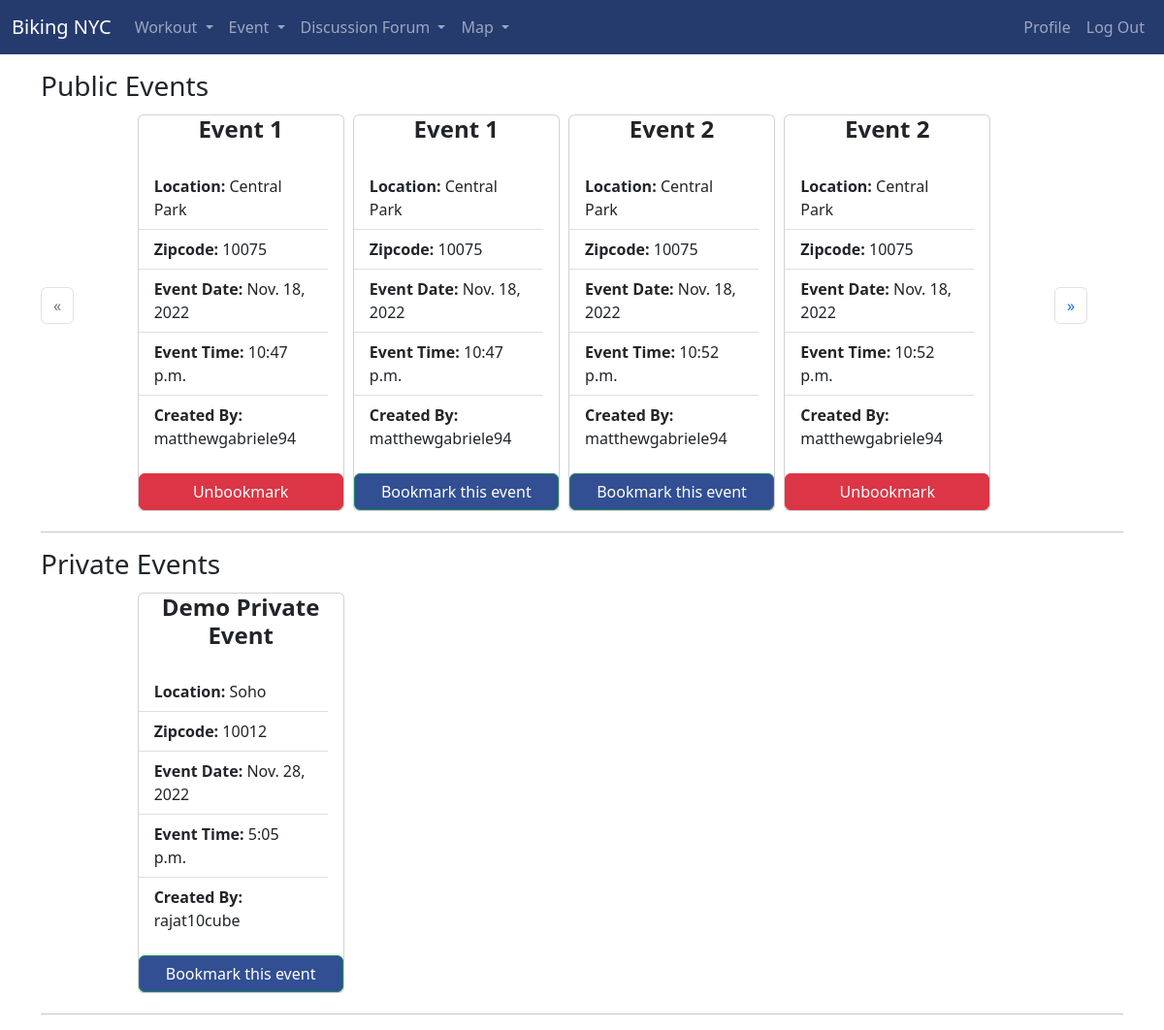
/browse_events (signed in), run on an earlier commit of the app's database.
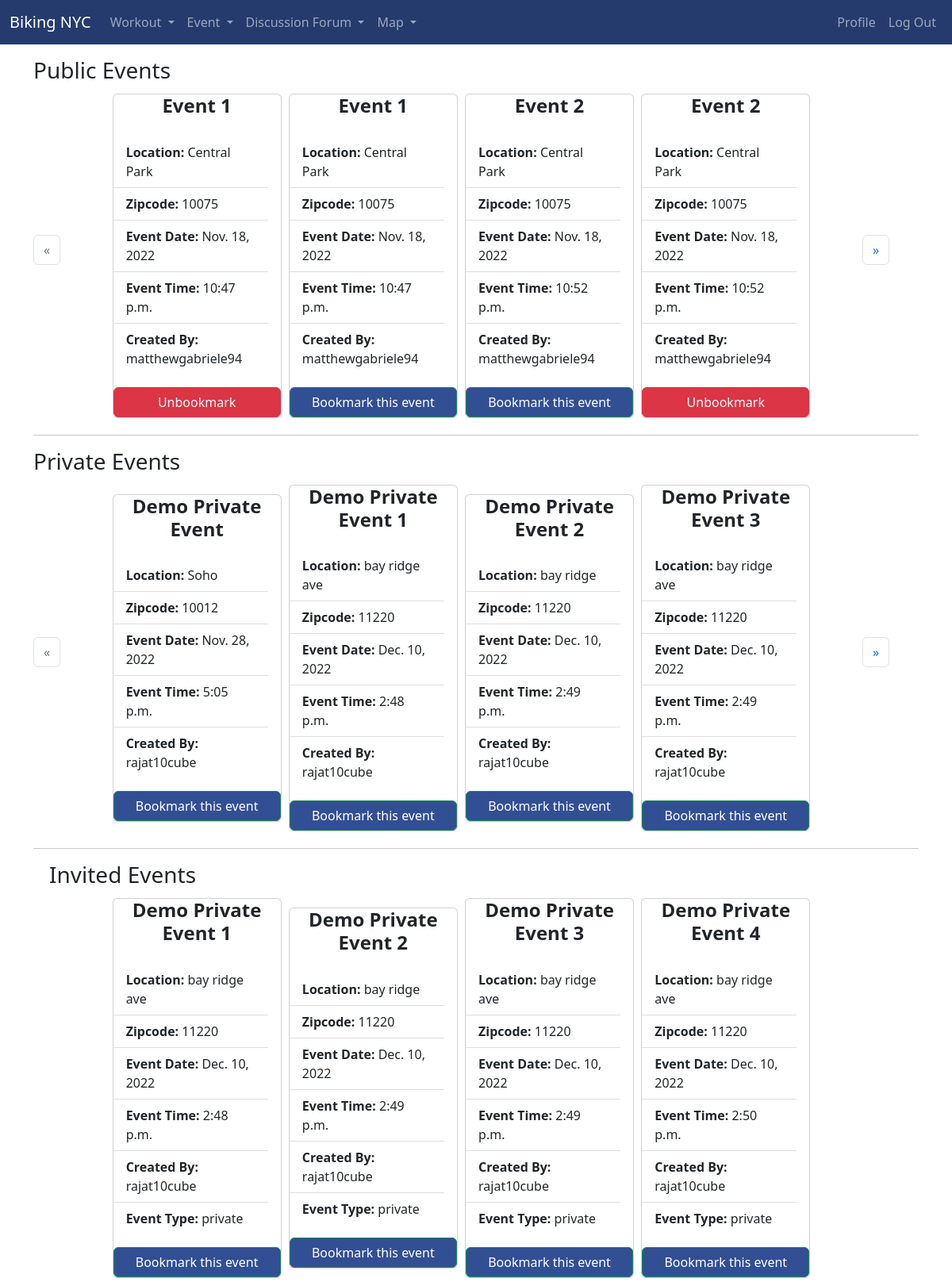
And on a later commit of the database.
### bikingapp/models.py (models this page shows, shortened)
class Event(models.Model):
    title = models.CharField(max_length=50)
    location = models.CharField(max_length=200)
    borough = models.CharField(
        max_length=20,
        choices=[
            ("manhattan", "Manhattan"),
            ("queens", "Queens"),
            ("bronx", "Bronx"),
            ("staten island", "Staten Island"),
            ("brooklyn", "Brooklyn"),
        ],
        default="Manhattan",
    )
    date = models.DateField(default=timezone.now)
    time = models.TimeField(default=timezone.now)
    date_created = models.DateTimeField(default=timezone.now)
    event_type = models.CharField(
        max_length=200,
        choices=[("public", "Public"), ("private", "Private")],
        default="Public",
    )
    description = models.CharField(max_length=500, null=True)
    created_by = models.CharField(max_length=100, default="user")
    zipcode = models.CharField(max_length=5, null=True)
    state = models.CharField(max_length=10, default="New York")

class EventFriendMgmt(models.Model):
    event = models.ForeignKey(Event, on_delete=models.SET_NULL, null=True, blank=True)
    friend = models.ForeignKey(
        CustomUser,
        related_name="friends2",
        on_delete=models.SET_NULL,
        null=True,
        blank=True,
    )

### bikingapp/views.py (the view)
# urls.py: path("browse_events", views.browse_events),
def browse_events(request):
    obj_public = models.Event.objects.order_by("id").filter(event_type="public")
    public_event_page = request.GET.get("public_event_page", 1)
    private_event_page = request.GET.get("private_event_page", 1)
    invited_event_page = request.GET.get("invited_event_page", 1)
    paginator = Paginator(obj_public, 4)
    try:
        obj_public = paginator.page(public_event_page)
    except PageNotAnInteger:
        obj_public = paginator.page(1)
    except EmptyPage:
        obj_public = paginator.page(paginator.num_pages)
    if request.user.is_anonymous:
        obj_invited = None
        obj_private = None
    else:
        obj_private = models.Event.objects.order_by("id").filter(
            event_type="private", created_by=request.user.username
        )
        obj_invited = models.EventFriendMgmt.objects.order_by("id").filter(
            friend=request.user
        )
        if obj_private:
            paginator1 = Paginator(obj_private, 4)
            try:
                obj_private = paginator1.page(private_event_page)
            except PageNotAnInteger:
                obj_private = paginator1.page(1)
            except EmptyPage:
                obj_private = paginator1.page(paginator1.num_pages)
        if obj_invited:
            paginator2 = Paginator(obj_invited, 4)
            try:
                obj_invited = paginator2.page(invited_event_page)
            except PageNotAnInteger:
                obj_invited = paginator2.page(1)
            except EmptyPage:
                obj_invited = paginator2.page(paginator2.num_pages)
    if request.user.is_anonymous:
        context = {"obj2": obj_public}
    else:
        bookmarked_events = models.BookmarkEvent.objects.filter(
            user=request.user
        ).values_list("event", flat=True)
        context = {
            "obj1": obj_private,
            "obj2": obj_public,
            "obj3": obj_invited,
            "bookmarked_events": bookmarked_events,
        }
    return render(request, "event/browse_events.html", context)

### bikingapp/models.py (called while the page is built)
    def __str__(self):
        return self.username

### bikingapp/templates/event/browse_events.html (shortened to what this page needs)
{% extends 'base.html' %}
{% block content %}
<div class="container" style="margin-top: 2vh;">
    <h3>Public Events</h3>
    <div class="row align-items-center">
        <div class="col-1">
            {% if obj2.has_other_pages %}
            <div>
                <ul class="pagination">
                    {% if obj2.has_previous %}
                    <li class="page-item"><a class="page-link"
                            href="?public_event_page={{ obj2.previous_page_number }}">&laquo;</a>
                    </li>
                    {% else %}
                    <li class="page-item disabled"><span class="page-link">&laquo;</span></li>
                    {% endif %}
                </ul>
            </div>
            {% endif %}
        </div>
        <div class="col-10">
            <div class="d-flex flex-wrap align-items-center space-between">
                {% for obj in obj2 %}
                <div class="card card-new" style="margin: 0.5%; max-width: 23%;min-width: 23%;">
                    <h4 class="card-title" style="text-align: center; text-transform: capitalize;">
                        <b>{{obj.title}}</b>
                    </h4>
                    <a href="/browse_events/{{obj.id}}" style="text-decoration: none; color: black;">
                        <ul class="card-body list-group list-group-flush">
                            <li class="list-group-item"><b>Location:</b> {{obj.location}}</li>
                            <li class="list-group-item"><b>Zipcode:</b> {{obj.zipcode}}</li>
                            <li class="list-group-item"><b>Event Date:</b> {{obj.date}}</li>
                            <li class="list-group-item"><b>Event Time:</b> {{obj.time}}</li>
                            <li class="list-group-item"><b>Created By:</b> {{obj.created_by}}</li>
                        </ul>
                    </a>
                    {% if bookmarked_events is not None %}
                    {% if obj.id not in bookmarked_events %}
                    <button data-event="{{obj.id}}" data-action="bookmark"
                        class="btn btn-success add-btn event-bookmark" style="background-color:#324f94;">Bookmark this
                        event</button>
                    {% else%}
                    <button data-event="{{obj.id}}" data-action="unbookmark"
                        class="btn btn-danger add-btn event-bookmark">Unbookmark</button>
                    {% endif %}
                    {% else %}
                    <a href="/login" class="btn btn-secondary">Login to Bookmark this event</a>
                    {% endif %}
                </div>
                {% endfor %}
            </div>
        </div>
        <div class="col-1">
            {% if obj2.has_other_pages %}
            <ul class="pagination">
                {% if obj2.has_next %}
                <li class="page-item"><a class="page-link"
                        href="?public_event_page={{ obj2.next_page_number }}">&raquo;</a>
                </li>
                {% else %}
                <li class="page-item disabled"><span class="page-link">&raquo;</span></li>
                {% endif %}
            </ul>
            {% endif %}
        </div>
    </div>
    <hr>
    {% if obj1 %}
    <h3>Private Events</h3>
    <div class="row align-items-center">
        <div class="col-1">
            {% if obj1.has_other_pages %}
            <div>
                <ul class="pagination">
                    {% if obj1.has_previous %}
                    <li class="page-item"><a class="page-link"
                            href="?private_event_page={{ obj1.previous_page_number }}">&laquo;</a>
                    </li>
                    {% else %}
                    <li class="page-item disabled"><span class="page-link">&laquo;</span></li>
                    {% endif %}
                </ul>
            </div>
            {% endif %}
        </div>
        <div class="col-10">
            <div class=" d-flex flex-wrap align-items-center space-between">
                {% for obj in obj1 %}
                <div class="card card-new" style="margin: 0.5%; max-width: 23%;min-width: 23%;">
                    <h4 class="card-title" style="text-align: center; text-transform: capitalize;">
                        <b>{{obj.title}}</b>
                    </h4>
                    <a href="/browse_events/{{obj.id}}" style="text-decoration: none; color: black;">
                        <ul class="card-body list-group list-group-flush">
                            <li class="list-group-item"><b>Location:</b> {{obj.location}}</li>
                            <li class="list-group-item"><b>Zipcode:</b> {{obj.zipcode}}</li>
                            <li class="list-group-item"><b>Event Date:</b> {{obj.date}}</li>
                            <li class="list-group-item"><b>Event Time:</b> {{obj.time}}</li>
                            <li class="list-group-item"><b>Created By:</b> {{obj.created_by}}</li>
                        </ul>
                    </a>
                    {% if obj.id not in bookmarked_events %}
                    <button data-event="{{obj.id}}" data-action="bookmark"
                        class="btn btn-success add-btn event-bookmark" style="background-color:#324f94;">Bookmark this
                        event</button>
                    {% else%}
                    <button data-event="{{obj.id}}" data-action="unbookmark"
                        class="btn btn-danger add-btn event-bookmark">Unbookmark</button>
                    {% endif %}
                </div>
                {% endfor %}
            </div>
        </div>
        <div class="col-1">
            {% if obj1.has_other_pages %}
            <ul class="pagination">
                {% if obj1.has_next %}
                <li class="page-item"><a class="page-link"
                        href="?private_event_page={{ obj1.next_page_number }}">&raquo;</a>
                </li>
                {% else %}
                <li class="page-item disabled"><span class="page-link">&raquo;</span></li>
                {% endif %}
            </ul>
            {% endif %}
        </div>
    </div>
    {% endif %}
    <hr>
    {% if obj3 %}
    <h3 style="margin-left: 20px;">Invited Events</h3>
    <div class="row align-items-center">
        <div class="col-10">
            <div class=" d-flex flex-wrap align-items-center space-between">
                {% for obj in obj3 %}
                <div class="card card-new" style="margin: 0.5%; max-width: 23%;min-width: 23%;">
                    <h4 class="card-title" style="text-align: center; text-transform: capitalize;">
                        <b>{{obj.event.title}}</b>
                    </h4>
                    <a href="/browse_events/{{obj.event.id}}" style="text-decoration: none; color: black;">
                        <ul class="card-body list-group list-group-flush">
                            <li class="list-group-item"><b>Location:</b> {{obj.event.location}}</li>
                            <li class="list-group-item"><b>Zipcode:</b> {{obj.event.zipcode}}</li>
                            <li class="list-group-item"><b>Event Date:</b> {{obj.event.date}}</li>
                            <li class="list-group-item"><b>Event Time:</b> {{obj.event.time}}</li>
                            <li class="list-group-item"><b>Created By:</b> {{obj.event.created_by}}</li>
                            <li class="list-group-item"><b>Event Type:</b> {{obj.event.event_type}}</li>
                        </ul>
                    </a>
                    {% if obj.event.id not in bookmarked_events %}
                    <button data-event="{{obj.event.id}}" data-action="bookmark"
                        class="btn btn-success add-btn event-bookmark" style="background-color:#324f94;">Bookmark this
                        event</button>
                    {% else%}
                    <button data-event="{{obj.event.id}}" data-action="unbookmark"
                        class="btn btn-danger add-btn event-bookmark">Unbookmark</button>
                    {% endif %}
                </div>
                {% endfor %}
            </div>
        </div>
    </div>
</div>
{% endif %}
{% endblock content %}

### bikingapp/templates/base.html (shortened to what this page needs)
<!doctype html>
<html lang="en">
<head>
  {% load static %}
  <link rel="stylesheet" href="{% static '/css/base.css' %}" />
  <link href="https://cdn.jsdelivr.net/npm/bootstrap@5.2.3/dist/css/bootstrap.min.css" rel="stylesheet"
>
</head>
<body>
  <header>
    <nav class="navbar navbar-expand-lg navbar-dark" style="background-color: #253b6e;">
      <div class="container-fluid">
        <a class="navbar-brand" href="/">Biking NYC</a>
        <div class="collapse navbar-collapse" id="navbarSupportedContent">
          <ul class="navbar-nav me-auto mb-2 mb-lg-0">
            <li class="nav-item dropdown">
              <a class="nav-link dropdown-toggle" href="" role="button" data-bs-toggle="dropdown" aria-expanded="false">
                Workout
              </a>
            </li>
            <li class="nav-item dropdown">
              <a class="nav-link dropdown-toggle" href="" role="button" data-bs-toggle="dropdown" aria-expanded="false">
                Event
              </a>
            </li>
            <li class="nav-item dropdown">
              <a class="nav-link dropdown-toggle" href="/post" role="button" data-bs-toggle="dropdown"
                aria-expanded="false">
                Discussion Forum
              </a>
            </li>
            <li class="nav-item dropdown">
              <a class="nav-link dropdown-toggle" href="/map" role="button" data-bs-toggle="dropdown"
                aria-expanded="false">
                Map
              </a>
          </ul>
          <ul class="navbar-nav ms-auto mb-2 mb-lg-0">
            {% if user.is_authenticated %}
            <li class="nav-item">
              <a class="nav-link" aria-current="page" href="{% url 'profile' user.username %}">Profile</a>
            </li>
            <li class="nav-item">
              <a class="nav-link" aria-current="page" href="/logout">Log Out</a>
            </li>
            {% endif %}
          </ul>
        </div>
      </div>
    </nav>
  </header>
  <div>
    {% block content %}
    {% endblock content%}
  </div>
</body>
</html>

### bikingapp/templates/base.html (style rules this page uses)
a { text-decoration: none; }

What changed in the data, as far as the page shows it:
added Event: title "Demo Private Event 1", location "bay ridge ave", zipcode "11220", date "Dec. 10, 2022", time "2:48 p.m.", created_by "rajat10cube", shown under "Private Events"
added Event: title "Demo Private Event 2", location "bay ridge", zipcode "11220", date "Dec. 10, 2022", time "2:49 p.m.", created_by "rajat10cube", shown under "Private Events"
added Event: title "Demo Private Event 3", location "bay ridge ave", zipcode "11220", date "Dec. 10, 2022", time "2:49 p.m.", created_by "rajat10cube", shown under "Private Events"
added EventFriendMgmt: event "Demo Private Event 1", event.location "bay ridge ave", event.zipcode "11220", event "Dec. 10, 2022", event.time "2:48 p.m.", event.created_by "rajat10cube", event.event_type "private"
added EventFriendMgmt: event "Demo Private Event 2", event.location "bay ridge", event.zipcode "11220", event "Dec. 10, 2022", event.time "2:49 p.m.", event.created_by "rajat10cube", event.event_type "private"
added EventFriendMgmt: event "Demo Private Event 3", event.location "bay ridge ave", event.zipcode "11220", event "Dec. 10, 2022", event.time "2:49 p.m.", event.created_by "rajat10cube", event.event_type "private"
added EventFriendMgmt: event "Demo Private Event 4", event.location "bay ridge ave", event.zipcode "11220", event "Dec. 10, 2022", event.time "2:50 p.m.", event.created_by "rajat10cube", event.event_type "private"
Also different on the page:
text now shown: "« » Invited Events"
